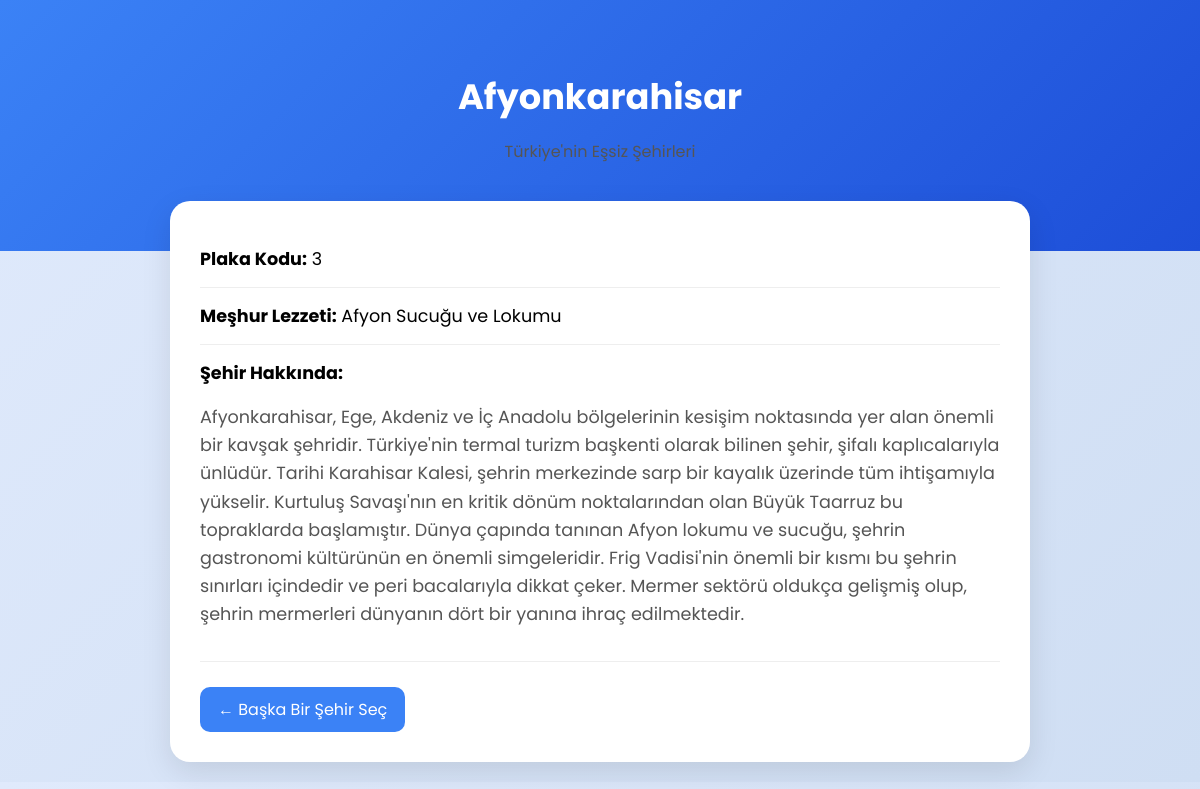
The page /Sehir-Rehberi/detay.php?id=3 on the database its author committed.
### tables this page shows
CREATE TABLE `sehirler` (
  `id` int(11) NOT NULL,
  `sehir_adi` varchar(100) NOT NULL,
  `plaka_kodu` int(11) DEFAULT NULL,
  `meshur_yemek` varchar(100) DEFAULT NULL,
  `kisa_bilgi` text DEFAULT NULL
);

### Sehir-Rehberi/detay.php (the view, shortened to what this page needs)
<?php
require_once 'baglanti.php';
$id = intval($_GET['id']);
try {
    $sorgu = $db->prepare("SELECT * FROM sehirler WHERE id = ?");
    $sorgu->execute([$id]);
    $sehir = $sorgu->fetch(PDO::FETCH_ASSOC);
} catch (PDOException $e) {
    die("Bir hata oluştu.");
}
?>
<!DOCTYPE html>
<html lang="tr">
<head>
</head>
<body>
    <div class="hero">
        <h1><?= htmlspecialchars($sehir['sehir_adi']) ?></h1>
        <p>Türkiye'nin Eşsiz Şehirleri</p>
    </div>
    <div class="container">
        <div class="info-box">
            <strong>Plaka Kodu:</strong> <?= htmlspecialchars($sehir['plaka_kodu'] ?? '-') ?>
        </div>
        <div class="info-box">
            <strong>Meşhur Lezzeti:</strong> <?= htmlspecialchars($sehir['meshur_yemek'] ?? '-') ?>
        </div>
        <div class="info-box">
            <strong>Şehir Hakkında:</strong>
            <p><?= nl2br(htmlspecialchars($sehir['kisa_bilgi'] ?? 'Bilgi bulunamadı.')) ?></p>
        </div>
        <a href="index.php" class="back-btn">← Başka Bir Şehir Seç</a>
    </div>
</body>
</html>

### Sehir-Rehberi/detay.php (style rules this page uses)
body { font-family: 'Poppins', sans-serif; background: linear-gradient(135deg, #e0eafc, #cfdef3); margin: 0; }
.hero { background: linear-gradient(135deg, #3b82f6, #1d4ed8); color: white; padding: 70px 20px; text-align: center; }
.hero h1 { margin: 0; font-size: 2.2rem; }
.container { max-width: 800px; margin: -50px auto 20px; background: white; padding: 30px; border-radius: 20px; box-shadow: 0 10px 30px rgba(0, 0, 0, 0.1); }
.info-box { border-bottom: 1px solid #eee; padding: 15px 0; font-size: 1.1rem; }
.back-btn { display: inline-block; margin-top: 25px; text-decoration: none; background: #3b82f6; color: white; padding: 10px 18px; border-radius: 10px; transition: 0.3s; }
p { color: #555; line-height: 1.6; }

### rows shown on the page
sehirler: sehir_adi "Afyonkarahisar", plaka_kodu "3", meshur_yemek "Afyon Sucuğu ve Lokumu", kisa_bilgi "Afyonkarahisar, Ege, Akdeniz ve İç Anadolu bölgelerinin kesişim noktasında yer alan önemli bir kavşak şehridir. Türkiye'nin termal turizm başkenti olarak bilinen şehir, şifalı kaplıcalarıyla ünlüdür. Tarihi Karahisar Kalesi, şehrin merkezinde sarp bir kayalık üzerinde tüm ihtişamıyla yükselir. Kurtuluş Savaşı'nın en kritik dönüm noktalarından olan Büyük Taarruz bu topraklarda başlamıştır. Dünya çapında tanınan Afyon lokumu ve sucuğu, şehrin gastronomi kültürünün en önemli simgeleridir. Frig Vadisi'nin önemli bir kısmı bu şehrin sınırları içindedir ve peri bacalarıyla dikkat çeker. Mermer sektörü oldukça gelişmiş olup, şehrin mermerleri dünyanın dört bir yanına ihraç edilmektedir."
